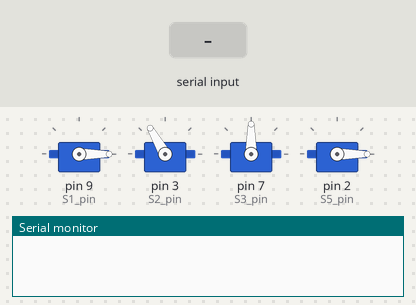
Recording of a sketch running on a simulated Arduino Uno, built with avr-gcc and run on an emulated ATmega328P. On the bench: 4 × servo, the last lines printed to the serial monitor. The inputs (shaded band) are chosen by the test bench.

Above: at 2.0 s.
2.1 s: byte 30 received over Serial
At 2.56 s:
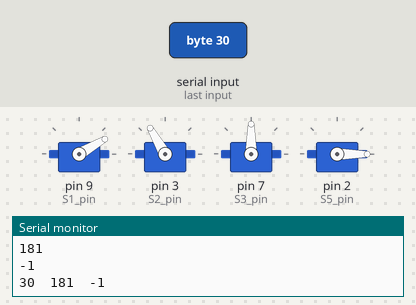
At 3.39 s:
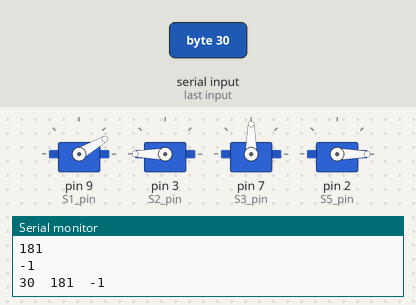
14.1 s: byte 90 received over Serial
At 16.57 s:
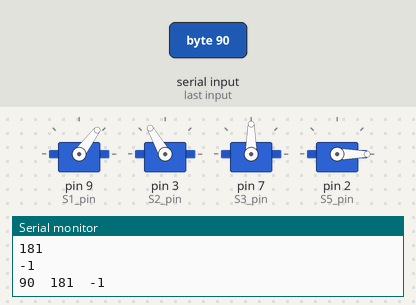
Timing chart, 0 to 25.0 s (numbered marks = the images above; inputs shaded):
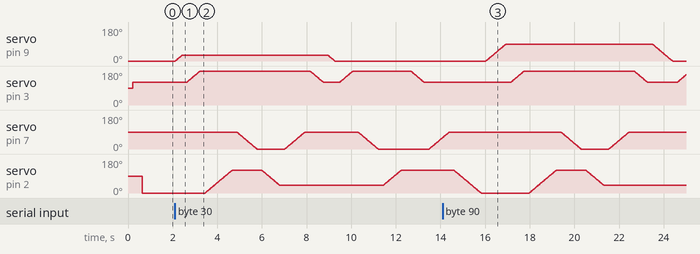

The sketch:

mainfile.ino
```cpp
#include<Servo.h>

Servo S1;
Servo S2;
Servo S3;
Servo S5;
int S1_pin=9;
int S2_pin=3;
int S3_pin=7;
int S5_pin=2;
int cnt=0;

int S1_init=0;
int S2_init=120;
int S3_init=90;
int S5_init=0;

boolean done=1;
int angle1,angle2,angle3;


void setup() {
  // put your setup code here, to run once:
  Serial.begin(9600);
  S1.attach(S1_pin);
  S2.attach(S2_pin);
  S3.attach(S3_pin);
  S5.attach(S5_pin);


  servo_move(1,0);
  servo_move(2,120);
  servo_move(3,90);
  servo_move(5,0);
//

}

void loop() {
  // put your main code here, to run repeatedly:
  if(Serial.available()){
  angle1 = Serial.read(); Serial.println(angle1);
  delay(2);
  angle2 = 180-Serial.read();Serial.println(angle2);
  delay(2);
  angle3 = Serial.read();Serial.println(angle3);
  done = 0;
  }

if(done==0){

  Serial.print(angle1);
  Serial.print("  ");
  Serial.print(angle2);
  Serial.print("  ");
  Serial.println(angle3);
  servo_move(1,angle1);
  servo_move(2,angle2);
  servo_move(5,120);
  servo_move(3,angle3);

  servo_move(5,40);  //holding the object

  //moving the object
  servo_move(3,90);
  servo_move(2,120);
  servo_move(1,0);
  servo_move(2,angle2);
  servo_move(3,angle3);

  servo_move(5,120); //leaving the object

  servo_move(1,0);
  servo_move(2,120);
  servo_move(3,90);
  servo_move(5,0);
  done=1;
  }

}


void servo_move(int servo_no, int final_angle) {

    if(servo_no==1){
      if(final_angle>=S1_init){
          for(int i=S1_init;i<=final_angle; i++){
            S1.write(i); delay(10); }}
      else {
          for(int i=S1_init;i>=final_angle; i--){
            S1.write(i);delay(10);}}
     S1_init=final_angle;}


    if(servo_no==2){
      if(final_angle>S2_init){
          for(int i=S2_init;i<=final_angle; i++){
            S2.write(i);delay(10);}}
      else {
          for(int i=S2_init;i>=final_angle; i--){
            S2.write(i);delay(10);}}
     S2_init=final_angle;}


    if(servo_no==3){
      if(final_angle>S3_init){
          for(int i=S3_init;i<=final_angle; i++){
            S3.write(i);delay(10);}}
      else {
          for(int i=S3_init;i>=final_angle; i--){
            S3.write(i);delay(10);}}
     S3_init=final_angle;}


    if(servo_no==5){
      if(final_angle>S5_init){
          for(int i=S5_init;i<=final_angle; i++){
            S5.write(i);delay(10);}}
      else {
          for(int i=S5_init;i>=final_angle; i--){
            S5.write(i);delay(10);}}
     S5_init=final_angle;}


  delay(200);
}
```

Measured:
- after the input at 14.1 s, servo on pin 9 (S1_pin): rises from 0° to 90° in 0.91 s, then falls to 0° in 7.5 s
